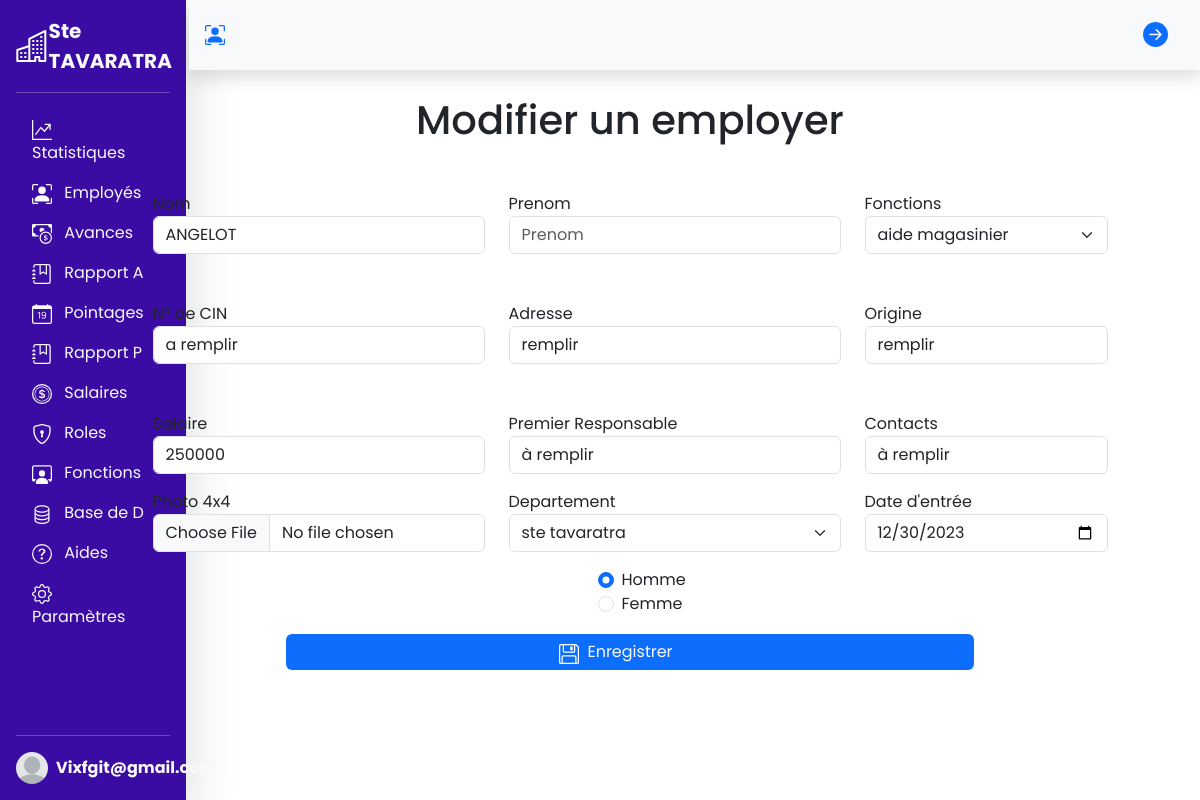
Page /php/pages/modifieremployer.php?worker_id=2 (signed in) on the committed database.
### tables this page shows
CREATE TABLE `workers` (
  `w_id` int(11) NOT NULL AUTO_INCREMENT,
  `name` varchar(100) NOT NULL,
  `firstname` varchar(100) NOT NULL,
  `id_fonction` varchar(100) NOT NULL,
  `cin` varchar(255) NOT NULL,
  `adresse` varchar(100) NOT NULL,
  `origine` varchar(100) NOT NULL,
  `responsable` varchar(100) NOT NULL,
  `contact` varchar(100) NOT NULL,
  `image` varchar(255) NOT NULL,
  `id_depart` int(255) NOT NULL,
  `date_entree` varchar(100) NOT NULL,
  `sexe` varchar(50) NOT NULL,
  `date_ajout` varchar(50) NOT NULL,
  `salaire_base` int(11) NOT NULL,
  PRIMARY KEY (`w_id`)
);

### php/class/Workers.php (called while the page is built, shortened)
<?php
class Workers
{
    private $host = '127.0.0.1';
    private $db = 'tavaratra';
    private $user = 'root';
    private $pdo = null;
    public function connect()
    {
        return new PDO('mysql:host=' . $this->host . ';dbname=' . $this->db . ';', $this->user, '');
    }
    public function getPdo()
    {
        if ($this->pdo == null) {
            $this->pdo = $this->connect();
        }
        return $this->pdo;
    }
    protected function getWorkerId()
    {
        if (isset($_GET['worker_id'])) {
            return $_GET['worker_id'];
        }
    }
    public function autoCompleteInputByWorkerId()
    {
        $query = $this->getPdo()
            ->prepare('SELECT * FROM workers JOIN fonctions ON fonctions.id=workers.id_fonction JOIN departements ON departements.id=workers.id_depart WHERE workers.w_id = ?');
        $query->execute([$this->getWorkerId()]);
        return $query->fetch();
    }
}

### php/class/Fonctions.php (called while the page is built, shortened)
<?php
class Fonctions extends Workers {
    public function getListOfFonctions() {
        $query = Parent::getPdo()->query('SELECT * FROM fonctions');
        $query->execute();
        return $query->fetchAll();
    }
}

### php/class/Departements.php (called while the page is built)
<?php
class Departements  extends Workers{
    public function getListOfDepartement(){
        $query = Parent::getPdo()->query('SELECT * FROM departements');
        $query->execute();
        return $query->fetchAll();
    }
}

### php/pages/modifieremployer.php (the view, shortened to what this page needs)
<?php
require '../class/Workers.php';
require '../class/Fonctions.php';
require '../class/Departements.php';
$fct = new Fonctions();
$dpt = new Departements();
$wrkrs = new Workers();
$wrkrs->changeWorker();
?>
<!DOCTYPE html>
<html lang="en">
<head>
    <link rel="stylesheet" href="../../assets/css/bootstrap.min.css">
</head>
<body>
    <?php include '../sections/navbars.php'?>
    <div class="plaque bg-light shadow d-flex align-items-center justify-content-left p-3">
            <a href="listeemployer.php" class="moreAdd" title="Retour" ><svg xmlns="http://www.w3.org/2000/svg" width="25" height="25" fill="currentColor" class="bi bi-arrow-right-circle-fill" viewBox="0 0 16 16">
  <path d="M8 0a8 8 0 1 1 0 16A8 8 0 0 1 8 0M4.5 7.5a.5.5 0 0 0 0 1h5.793l-2.147 2.146a.5.5 0 0 0 .708.708l3-3a.5.5 0 0 0 0-.708l-3-3a.5.5 0 1 0-.708.708L10.293 7.5z"/>
</svg></a>
        </div>
    <div class="container-lg p-5">
        <h1 class="text-center mb-3">Modifier un employer</h1>
        <form method="post" enctype="multipart/form-data">
            <div class="row justify-content-center mt-5">
                <div class="col-4">
                    <label for="Nom">Nom</label>
                    <input type="text" class="form-control" id="Nom" placeholder="Nom" name="name" required
                        value="<?= $wrkrs->autoCompleteInputByWorkerId()['name'] ?>">
                </div>
                <div class="col-4">
                    <label for="Prenom">Prenom</label>
                    <input type="text" class="form-control" id="Prenom" placeholder="Prenom" name="firstname"
                        value="<?= $wrkrs->autoCompleteInputByWorkerId()['firstname'] ?>">
                </div>
                <div class="col-3">
                    <label for="fonctions">Fonctions</label>
                    <select name="fonctions" id="fonctions" class="form-select">
                        <?php foreach ($fct->getListOfFonctions() as $fonc): ?>
                            <option value="<?= $fonc['id'] ?>" <?php if ($wrkrs->autoCompleteInputByWorkerId()['name_fonction'] == $fonc['name_fonction']): ?>selected<?php endif ?>>
                                <?= $fonc['name_fonction'] ?>
                            </option>
                        <?php endforeach ?>
                    </select>
                </div>
            </div>
            <div class="row justify-content-center mt-5">
                <div class="col-4">
                    <label for="cin">N° de CIN</label>
                    <input type="text" class="form-control" id="cin" placeholder="################" name="cin" required
                        value="<?= $wrkrs->autoCompleteInputByWorkerId()['cin'] ?>">
                </div>
                <div class="col-4">
                    <label for="adresse">Adresse</label>
                    <input type="text" class="form-control" id="adresse" placeholder="Adresse" name="adresse" required
                        value="<?= $wrkrs->autoCompleteInputByWorkerId()['adresse'] ?>">
                </div>
                <div class="col-3">
                    <label for="Origine">Origine</label>
                    <input type="text" class="form-control" id="Origine" placeholder="Origine" name="origine" required
                        value="<?= $wrkrs->autoCompleteInputByWorkerId()['origine'] ?>">
                </div>
            </div>
            <div class="row justify-content-center mt-5">
                <div class="col-4">
                    <label for="salaire">Salaire</label>
                    <input type="number" class="form-control" id="salaire" placeholder="Le salaire en Ar" name="salaire"
                        required value="<?= $wrkrs->autoCompleteInputByWorkerId()['salaire_base'] ?>">
                </div>
                <div class="col-4">
                    <label for="responsable">Premier Responsable</label>
                    <input type="text" class="form-control" id="responsable" placeholder="Le premier responsble"
                        name="responsable" required value="<?= $wrkrs->autoCompleteInputByWorkerId()['responsable'] ?>">
                </div>
                <div class="col-3">
                    <label for="contact">Contacts</label>
                    <input type="text" class="form-control " id="contact" placeholder="Contact (xxx/xxx)" name="contact"
                        required value="<?= $wrkrs->autoCompleteInputByWorkerId()['contact'] ?>">
                </div>
            </div>
            <div class="row mt-3 justify-content-center">
                <div class="col-4">
                    <label for="photo">Photo 4x4</label>
                    <input type="file" class="form-control " id="photo" name="image"
                        value="<?= $wrkrs->autoCompleteInputByWorkerId()['image'] ?>">
                </div>
                <div class="col-4">
                    <label for="departement">Departement</label>
                    <select name="departements" id="departement" class="form-select">
                        <?php foreach ($dpt->getListOfDepartement() as $depart): ?>
                            <option value="<?= $depart['id'] ?>" <?php if ($wrkrs->autoCompleteInputByWorkerId()['name_depart'] == $depart['name_depart']): ?> selected
                                <?php endif ?>>
                                <?= $depart['name_depart'] ?>
                            </option>
                        <?php endforeach ?>
                    </select>
                </div>
                <div class="col-3">
                    <label for="date">Date d'entrée</label>
                    <input type="date" class="form-control" name="date_entree" required
                        value="<?= $wrkrs->autoCompleteInputByWorkerId()['date_entree'] ?>">
                </div>
            </div>
            <div class="row mt-3 justify-content-center">
                <div class="col-1">
                    <div class="form-check">
                        <input type="radio" class="form-check-input" id="homme" value="homme" name="sexe" required <?php if ($wrkrs->autoCompleteInputByWorkerId()['sexe'] == 'homme'): ?> checked <?php endif ?>>
                        <label class="form-check-label" for="homme">Homme</label>
                        <input type="radio" class="form-check-input" id="femme" value="femme" name="sexe" required <?php if ($wrkrs->autoCompleteInputByWorkerId()['sexe'] == 'femme'): ?> checked <?php endif ?>>
                        <label class="form-check-label" for="femme">Femme</label>
                    </div>
                </div>
            </div>
            <div class="row mt-3 justify-content-center">
                <div class="col-8" style="position: relative;">
                    <input type="submit" class="form-control bg-primary text-light" id="photo" value="Enregistrer"
                        style="border: none;" name="envoyer">
                </div>
            </div>
        </form>
    </div>
</body>
</html>

### php/sections/font.php (style rules this page uses)
* { font-family: 'Poppins', sans-serif; }

### php/pages/modifieremployer.php (style rules this page uses)
body { overflow: hidden; }
.container-lg { position: absolute; top: 3rem; right: 0; }
.plaque { width: 84.25%; height: 8.7vh; position: absolute; top: 0; right: 0; }
.moreAdd { position: absolute; right: 2rem; }

### rows in the picture
workers: name "ANGELOT", cin "a remplir", adresse "remplir", origine "remplir", salaire "250000", responsable "à remplir", contact "à remplir", date_entree "12/30/2023", sexe "☑ Homme", sexe "☐ Femme"

### other values in the picture
$_SESSION['user']['name'] "Vixfgit@gmail.com"
form field fonctions "aide magasinier"
form field departements "ste tavaratra"
